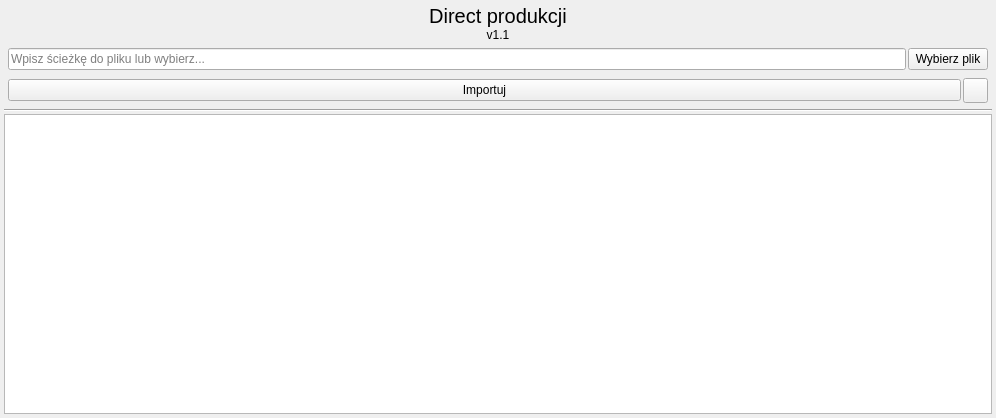
<?xml version="1.0" encoding="UTF-8"?>
<ui version="4.0">
 <class>Form</class>
 <widget class="QWidget" name="Form">
  <property name="geometry">
   <rect>
    <x>0</x>
    <y>0</y>
    <width>996</width>
    <height>418</height>
   </rect>
  </property>
  <property name="windowTitle">
   <string>Form</string>
  </property>
  <layout class="QGridLayout" name="gridLayout">
   <property name="leftMargin">
    <number>0</number>
   </property>
   <property name="topMargin">
    <number>0</number>
   </property>
   <property name="rightMargin">
    <number>0</number>
   </property>
   <property name="bottomMargin">
    <number>0</number>
   </property>
   <property name="spacing">
    <number>0</number>
   </property>
   <item row="0" column="0">
    <widget class="QWidget" name="widget" native="true">
     <layout class="QVBoxLayout" name="verticalLayout_3">
      <property name="spacing">
       <number>2</number>
      </property>
      <property name="leftMargin">
       <number>4</number>
      </property>
      <property name="topMargin">
       <number>4</number>
      </property>
      <property name="rightMargin">
       <number>4</number>
      </property>
      <property name="bottomMargin">
       <number>4</number>
      </property>
      <item>
       <widget class="QWidget" name="widget_2" native="true">
        <layout class="QVBoxLayout" name="verticalLayout">
         <property name="spacing">
          <number>0</number>
         </property>
         <property name="leftMargin">
          <number>0</number>
         </property>
         <property name="topMargin">
          <number>0</number>
         </property>
         <property name="rightMargin">
          <number>0</number>
         </property>
         <property name="bottomMargin">
          <number>0</number>
         </property>
         <item>
          <widget class="QLabel" name="label">
           <property name="font">
            <font>
             <pointsize>15</pointsize>
            </font>
           </property>
           <property name="text">
            <string>Direct produkcji</string>
           </property>
           <property name="alignment">
            <set>Qt::AlignCenter</set>
           </property>
          </widget>
         </item>
         <item>
          <widget class="QLabel" name="label_2">
           <property name="text">
            <string>v1.1</string>
           </property>
           <property name="alignment">
            <set>Qt::AlignCenter</set>
           </property>
          </widget>
         </item>
        </layout>
       </widget>
      </item>
      <item>
       <widget class="QWidget" name="widget_4" native="true">
        <layout class="QVBoxLayout" name="verticalLayout_2">
         <property name="spacing">
          <number>0</number>
         </property>
         <property name="leftMargin">
          <number>0</number>
         </property>
         <property name="topMargin">
          <number>0</number>
         </property>
         <property name="rightMargin">
          <number>0</number>
         </property>
         <property name="bottomMargin">
          <number>0</number>
         </property>
         <item>
          <widget class="QWidget" name="widget_3" native="true">
           <layout class="QHBoxLayout" name="horizontalLayout">
            <property name="spacing">
             <number>2</number>
            </property>
            <property name="leftMargin">
             <number>4</number>
            </property>
            <property name="topMargin">
             <number>4</number>
            </property>
            <property name="rightMargin">
             <number>4</number>
            </property>
            <property name="bottomMargin">
             <number>4</number>
            </property>
            <item>
             <widget class="QLineEdit" name="ed_sciezka_dane">
              <property name="placeholderText">
               <string>Wpisz ścieżkę do pliku lub wybierz...</string>
              </property>
             </widget>
            </item>
            <item>
             <widget class="QPushButton" name="btn_przegladaj">
              <property name="text">
               <string>Wybierz plik</string>
              </property>
             </widget>
            </item>
           </layout>
          </widget>
         </item>
         <item>
          <widget class="QWidget" name="widget_5" native="true">
           <layout class="QHBoxLayout" name="horizontalLayout_2">
            <property name="spacing">
             <number>2</number>
            </property>
            <property name="leftMargin">
             <number>4</number>
            </property>
            <property name="topMargin">
             <number>4</number>
            </property>
            <property name="rightMargin">
             <number>4</number>
            </property>
            <property name="bottomMargin">
             <number>4</number>
            </property>
            <item>
             <widget class="QPushButton" name="btn_importuj">
              <property name="text">
               <string>Importuj</string>
              </property>
             </widget>
            </item>
            <item>
             <widget class="QPushButton" name="btn_foto">
              <property name="minimumSize">
               <size>
                <width>25</width>
                <height>25</height>
               </size>
              </property>
              <property name="maximumSize">
               <size>
                <width>25</width>
                <height>25</height>
               </size>
              </property>
              <property name="text">
               <string/>
              </property>
              <property name="icon">
               <iconset resource="../icon.qrc">
                <normaloff>:/icon/img/svg_icons/image.svg</normaloff>:/icon/img/svg_icons/image.svg</iconset>
              </property>
             </widget>
            </item>
           </layout>
          </widget>
         </item>
        </layout>
       </widget>
      </item>
      <item>
       <widget class="Line" name="line">
        <property name="orientation">
         <enum>Qt::Horizontal</enum>
        </property>
       </widget>
      </item>
      <item>
       <widget class="QTableWidget" name="tab_dane"/>
      </item>
     </layout>
    </widget>
   </item>
  </layout>
 </widget>
 <resources>
  <include location="../icon.qrc"/>
 </resources>
 <connections/>
</ui>
